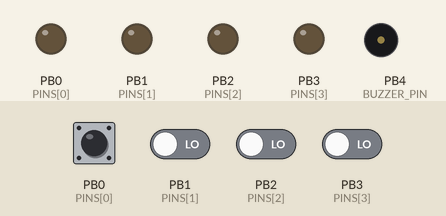
Simulated run of this sketch. Board: ATtiny85, built with avr-gcc and run on an emulated ATtiny85. On the bench: output pins drawn as LEDs (lit = HIGH), buzzer (waves = sounding). Dashed ring = blinking. The inputs (shaded band) are chosen by the test bench; at power-on: PB0 (PINS[0]) HIGH, PB1 (PINS[1]), PB2 (PINS[2]), PB3 (PINS[3]) LOW.

Above: at 1.4 s.
1.5 s: PB1 (PINS[1]) driven HIGH
At 1.75 s:
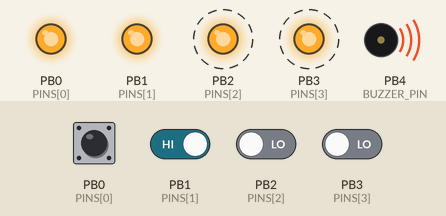
At 3.24 s:
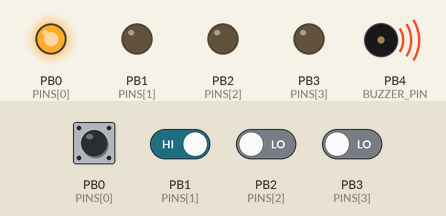
4.5 s: PB2 (PINS[2]) driven HIGH
At 6.23 s:
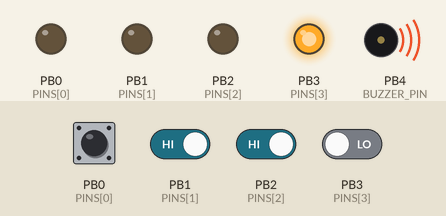
Timing chart, 0 to 7.9 s (numbered marks = the images above; inputs shaded):
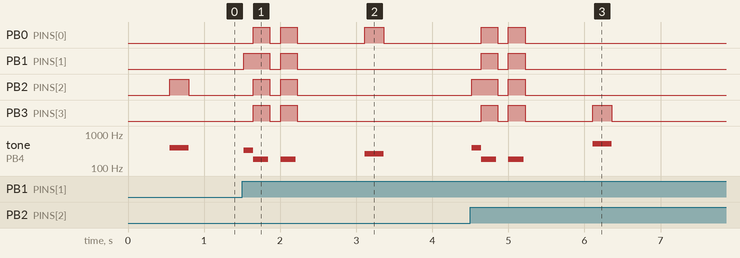

The sketch:

attiny-simon.ino
```cpp
// ATtiny85 Simon Game
//
// Pin allocation (5 usable I/O pins):
//   PB0–PB3: shared LED + button (time-multiplexed)
//   PB4:     buzzer
//
// Each PB0–PB3 pin is wired as:
//   PBx ──┬──[220R]──LED──GND
//         ├──[10K]────────VCC
//         └──[button]─────GND
//
// LED phase:  pinMode OUTPUT, digitalWrite HIGH/LOW
// Button phase: pinMode INPUT, digitalRead (external 10K pull-up to VCC)

#define BUTTON_COUNT 4
#define MAX_SEQUENCE 32

const uint8_t PINS[BUTTON_COUNT] = {PB0, PB1, PB2, PB3};
const uint8_t BUZZER_PIN = PB4;

const uint16_t TONE_FREQS[BUTTON_COUNT] = {262, 330, 392, 523};

const uint16_t STEP_ON_MS = 250;
const uint16_t STEP_GAP_MS = 120;
const uint16_t INPUT_TIMEOUT_MS = 4000;

uint8_t sequenceBuffer[MAX_SEQUENCE] = {};
uint8_t sequenceLength = 0;

uint32_t lcgState = 0xA5A5A5A5UL;

uint8_t pseudoRandom4() {
  lcgState = (1103515245UL * lcgState + 12345UL);
  return (uint8_t)((lcgState >> 16) & 0x03);
}

// --- Pin mode switching ---

void setPinOutput(uint8_t index) {
  pinMode(PINS[index], OUTPUT);
}

void setAllPinsOutput() {
  for (uint8_t i = 0; i < BUTTON_COUNT; i++) {
    pinMode(PINS[i], OUTPUT);
  }
}

void setAllPinsInput() {
  for (uint8_t i = 0; i < BUTTON_COUNT; i++) {
    pinMode(PINS[i], INPUT);
  }
}

// --- LED control (pins must be in OUTPUT mode) ---

void ledOn(uint8_t index) {
  setPinOutput(index);
  digitalWrite(PINS[index], HIGH);
}

void ledOff(uint8_t index) {
  digitalWrite(PINS[index], LOW);
}

void allLedsOn() {
  setAllPinsOutput();
  for (uint8_t i = 0; i < BUTTON_COUNT; i++) {
    digitalWrite(PINS[i], HIGH);
  }
}

void allLedsOff() {
  for (uint8_t i = 0; i < BUTTON_COUNT; i++) {
    digitalWrite(PINS[i], LOW);
  }
}

// --- Game feedback ---

void playStep(uint8_t index, uint16_t durationMs) {
  ledOn(index);
  tone(BUZZER_PIN, TONE_FREQS[index], durationMs);
  delay(durationMs);
  noTone(BUZZER_PIN);
  ledOff(index);
}

void playFailureSignal() {
  for (uint8_t i = 0; i < 2; i++) {
    allLedsOn();
    tone(BUZZER_PIN, 180, 200);
    delay(220);
    noTone(BUZZER_PIN);
    allLedsOff();
    delay(140);
  }
}

void playSuccessSignal() {
  for (uint8_t i = 0; i < BUTTON_COUNT; i++) {
    playStep(i, 80);
    delay(30);
  }
}

// --- Sequence display (pins in OUTPUT mode) ---

void showSequence() {
  setAllPinsOutput();
  allLedsOff();
  delay(300);
  for (uint8_t i = 0; i < sequenceLength; i++) {
    playStep(sequenceBuffer[i], STEP_ON_MS);
    delay(STEP_GAP_MS);
  }
}

// --- Button reading (pins switch to INPUT mode) ---

int8_t waitForButtonPress(uint16_t timeoutMs) {
  setAllPinsInput();
  delay(2);  // let pull-ups settle

  uint32_t start = millis();
  while ((millis() - start) < timeoutMs) {
    for (uint8_t i = 0; i < BUTTON_COUNT; i++) {
      if (digitalRead(PINS[i]) == LOW) {
        // wait for release
        while (digitalRead(PINS[i]) == LOW) {
          delay(5);
        }
        delay(20);  // debounce
        return (int8_t)i;
      }
    }
    delay(1);
  }
  return -1;
}

bool readAndValidateInput() {
  for (uint8_t i = 0; i < sequenceLength; i++) {
    int8_t pressed = waitForButtonPress(INPUT_TIMEOUT_MS);
    if (pressed < 0) {
      return false;
    }

    // briefly switch to output to flash LED + play tone
    playStep((uint8_t)pressed, 120);

    if ((uint8_t)pressed != sequenceBuffer[i]) {
      return false;
    }
  }
  return true;
}

// --- Game state ---

void resetGame() {
  sequenceLength = 0;
}

void extendSequence() {
  if (sequenceLength < MAX_SEQUENCE) {
    sequenceBuffer[sequenceLength++] = pseudoRandom4();
  }
}

void setup() {
  pinMode(BUZZER_PIN, OUTPUT);
  setAllPinsOutput();
  allLedsOff();

  lcgState ^= micros();
  delay(250);
}

void loop() {
  if (sequenceLength == 0) {
    extendSequence();
  }

  showSequence();

  if (readAndValidateInput()) {
    playSuccessSignal();
    extendSequence();
    delay(250);
  } else {
    playFailureSignal();
    resetGame();
    delay(450);
  }
}
```

main.cpp
```cpp
#include <Arduino.h>

// ATtiny85 pin allocation (5 usable I/O pins):
//   PB0–PB3: shared LED + button (time-multiplexed)
//   PB4:     buzzer
//
// Each PB0–PB3 pin is wired as:
//   PBx ──┬──[220R]──LED──GND
//         ├──[10K]────────VCC
//         └──[button]─────GND
//
// LED phase:  pinMode OUTPUT, digitalWrite HIGH/LOW
// Button phase: pinMode INPUT, digitalRead (external 10K pull-up to VCC)

namespace {
constexpr uint8_t BUTTON_COUNT = 4;
constexpr uint8_t MAX_SEQUENCE = 32;

constexpr uint8_t PINS[BUTTON_COUNT] = {PB0, PB1, PB2, PB3};
constexpr uint8_t BUZZER_PIN = PB4;

constexpr uint16_t TONE_FREQS[BUTTON_COUNT] = {262, 330, 392, 523};

constexpr uint16_t STEP_ON_MS = 250;
constexpr uint16_t STEP_GAP_MS = 120;
constexpr uint16_t INPUT_TIMEOUT_MS = 4000;
constexpr uint8_t DEBOUNCE_SAMPLES = 3;

uint8_t sequenceBuffer[MAX_SEQUENCE] = {};
uint8_t sequenceLength = 0;

uint32_t lcgState = 0xA5A5A5A5UL;

uint8_t pseudoRandom4() {
  lcgState = (1103515245UL * lcgState + 12345UL);
  return static_cast<uint8_t>((lcgState >> 16) & 0x03);
}

// --- Pin mode switching ---

void setPinOutput(uint8_t index) {
  pinMode(PINS[index], OUTPUT);
}

void setAllPinsOutput() {
  for (uint8_t i = 0; i < BUTTON_COUNT; ++i) {
    pinMode(PINS[i], OUTPUT);
  }
}

void setAllPinsInput() {
  for (uint8_t i = 0; i < BUTTON_COUNT; ++i) {
    pinMode(PINS[i], INPUT);
  }
}

// --- Debounced pin read (pins must be in INPUT mode) ---

bool pinIsLow(uint8_t pin) {
  for (uint8_t s = 0; s < DEBOUNCE_SAMPLES; ++s) {
    if (digitalRead(pin) != LOW) return false;
    delay(1);
  }
  return true;
}

// --- LED control (pins must be in OUTPUT mode) ---

void ledOn(uint8_t index) {
  setPinOutput(index);
  digitalWrite(PINS[index], HIGH);
}

void ledOff(uint8_t index) {
  digitalWrite(PINS[index], LOW);
}

void allLedsOn() {
  setAllPinsOutput();
  for (uint8_t i = 0; i < BUTTON_COUNT; ++i) {
    digitalWrite(PINS[i], HIGH);
  }
}

void allLedsOff() {
  for (uint8_t i = 0; i < BUTTON_COUNT; ++i) {
    digitalWrite(PINS[i], LOW);
  }
}

// --- Game feedback ---

void playStep(uint8_t index, uint16_t durationMs) {
  ledOn(index);
  tone(BUZZER_PIN, TONE_FREQS[index], durationMs);
  delay(durationMs);
  noTone(BUZZER_PIN);
  ledOff(index);
}

void playFailureSignal() {
  for (uint8_t i = 0; i < 2; ++i) {
    allLedsOn();
    tone(BUZZER_PIN, 180, 200);
    delay(220);
    noTone(BUZZER_PIN);
    allLedsOff();
    delay(140);
  }
}

void playSuccessSignal() {
  for (uint8_t i = 0; i < BUTTON_COUNT; ++i) {
    playStep(i, 80);
    delay(30);
  }
}

// --- Sequence display (pins in OUTPUT mode) ---

void showSequence() {
  setAllPinsOutput();
  allLedsOff();
  delay(300);
  for (uint8_t i = 0; i < sequenceLength; ++i) {
    playStep(sequenceBuffer[i], STEP_ON_MS);
    delay(STEP_GAP_MS);
  }
}

// --- Button reading (pins switch to INPUT mode) ---

int8_t waitForButtonPress(uint16_t timeoutMs) {
  setAllPinsInput();
  delay(5);  // let pull-ups settle

  const uint32_t start = millis();
  while ((millis() - start) < timeoutMs) {
    for (uint8_t i = 0; i < BUTTON_COUNT; ++i) {
      if (pinIsLow(PINS[i])) {
        // wait for release
        while (digitalRead(PINS[i]) == LOW) {
          delay(5);
        }
        delay(20);  // debounce
        return static_cast<int8_t>(i);
      }
    }
    delay(1);
  }
  return -1;
}

bool readAndValidateInput() {
  for (uint8_t i = 0; i < sequenceLength; ++i) {
    const int8_t pressed = waitForButtonPress(INPUT_TIMEOUT_MS);
    if (pressed < 0) {
      return false;
    }

    // briefly switch to output to flash LED + play tone
    playStep(static_cast<uint8_t>(pressed), 120);

    if (static_cast<uint8_t>(pressed) != sequenceBuffer[i]) {
      return false;
    }
  }
  return true;
}

// --- Game state ---

void resetGame() {
  sequenceLength = 0;
}

void extendSequence() {
  if (sequenceLength < MAX_SEQUENCE) {
    sequenceBuffer[sequenceLength++] = pseudoRandom4();
  }
}

// --- Button check helpers ---

bool anyButtonPressed() {
  for (uint8_t i = 0; i < BUTTON_COUNT; ++i) {
    if (pinIsLow(PINS[i])) return true;
  }
  return false;
}

bool checkButtonPress() {
  setAllPinsInput();
  delay(5);
  bool pressed = anyButtonPressed();
  setAllPinsOutput();
  allLedsOff();
  return pressed;
}

void waitForRelease() {
  setAllPinsInput();
  delay(5);
  while (anyButtonPressed()) {
    delay(5);
  }
  delay(20);
}

// --- Startup screen ---

bool waitForStartup() {
  uint8_t currentLed = 0;
  uint32_t lastSwitch = millis();

  setAllPinsOutput();
  allLedsOff();
  ledOn(currentLed);

  while (true) {
    if ((millis() - lastSwitch) >= 200) {
      ledOff(currentLed);
      currentLed = (currentLed + 1) % BUTTON_COUNT;
      ledOn(currentLed);
      lastSwitch = millis();
    }

    // Poll buttons briefly (~5ms flicker, imperceptible)
    setAllPinsInput();
    delay(5);
    if (anyButtonPressed()) {
      lcgState ^= micros();
      uint32_t pressStart = millis();
      while (anyButtonPressed()) {
        delay(5);
      }
      delay(20);  // debounce
      uint32_t holdDuration = millis() - pressStart;

      setAllPinsOutput();
      allLedsOff();
      return holdDuration >= 3000;
    }

    // Restore LED chase
    setAllPinsOutput();
    allLedsOff();
    ledOn(currentLed);

    delay(12);  // ~20ms poll cycle (5ms settle + 3ms sample + 12ms)
  }
}

// --- Demo mode ---

void runDemo() {
  resetGame();
  while (true) {
    extendSequence();

    // Show sequence, checking for button press between steps
    setAllPinsOutput();
    allLedsOff();
    delay(300);
    for (uint8_t i = 0; i < sequenceLength; ++i) {
      if (checkButtonPress()) return;
      playStep(sequenceBuffer[i], STEP_ON_MS);
      delay(STEP_GAP_MS);
    }

    // Auto-play the correct response
    delay(200);
    for (uint8_t i = 0; i < sequenceLength; ++i) {
      if (checkButtonPress()) return;
      playStep(sequenceBuffer[i], 120);
      delay(80);
    }

    if (checkButtonPress()) return;
    playSuccessSignal();
    delay(250);
  }
}

}  // namespace

void setup() {
  pinMode(BUZZER_PIN, OUTPUT);
  setAllPinsOutput();
  allLedsOff();
  delay(250);

  if (waitForStartup()) {
    runDemo();
    waitForRelease();
    lcgState ^= micros();
  }
  resetGame();
}

void loop() {
  if (sequenceLength == 0) {
    extendSequence();
  }

  showSequence();

  if (readAndValidateInput()) {
    playSuccessSignal();
    extendSequence();
    delay(250);
  } else {
    playFailureSignal();
    resetGame();
    delay(450);
  }
}
```

Measured:
- after the input at 1.5 s, PB0 (PINS[0]): goes HIGH 0.22 s, LOW 0.14 s, HIGH 0.22 s, LOW 0.89 s, HIGH 0.25 s, then LOW, starting after 0.14 s; PB1 (PINS[1]): LOW → HIGH at once, → LOW 0.34 s later, → HIGH 0.14 s later, → LOW 0.22 s later
- after the input at 4.5 s, PB0 (PINS[0]), PB1 (PINS[1]): alternates HIGH for 0.22 s and LOW for 0.14 s, 4 changes in all, then stays LOW, starting after 0.14 s
